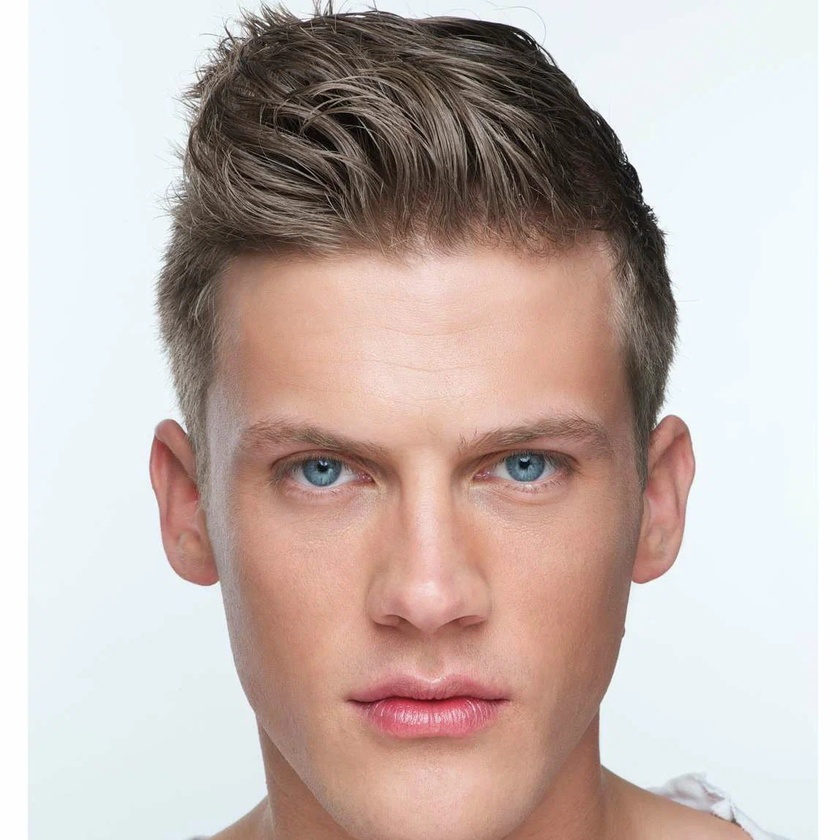
//> input picture 15.04/input.jpg, 840 x 840 px, shrunk from 1148 x 1148 before the run
$ ./main   (built with g++ and OpenCV 4)
//> lines starting //> are read from the running program, lines starting //| are printed output that depends on the picture; after the words box and inside, x2 and y2 are one past the last pixel; in counts of white or black regions, pixels touching at a corner belong together
#include <opencv2/opencv.hpp>
#include <opencv2/imgproc.hpp>
#include <opencv2/highgui.hpp>
#include <opencv2/objdetect.hpp>
#include <iostream>

using namespace cv;
using namespace std;

int main() {
    string input_path = "C:/Users/555/Desktop/vision-lab/15.04/input.jpg";
    cout << "Loading image: " << input_path << endl;
    Mat image = imread(input_path);
//> image is the input picture: 840 rows x 840 cols, CV_8UC3; mean B, G, R 177.5, 182.5, 197.2
    if (image.empty()) {
        cout << "Error: Could not load image" << endl;
        return -1;
    }
    cout << "Image loaded: " << image.cols << "x" << image.rows << endl;
//| Image loaded: 840x840

    CascadeClassifier face_cascade, eye_cascade, smile_cascade;
    string face_cascade_path = "C:/Users/555/Desktop/vision-lab/15.04/haarcascade_frontalface_default.xml";
    string eye_cascade_path = "C:/Users/555/Desktop/vision-lab/15.04/haarcascade_eye.xml";
    string smile_cascade_path = "C:/Users/555/Desktop/vision-lab/15.04/haarcascade_smile.xml";

    if (!face_cascade.load(face_cascade_path)) {
        cout << "Error: Could not load face cascade" << endl;
        return -1;
    }
    if (!eye_cascade.load(eye_cascade_path)) {
        cout << "Error: Could not load eye cascade" << endl;
        return -1;
    }
    if (!smile_cascade.load(smile_cascade_path)) {
        cout << "Error: Could not load smile cascade" << endl;
        return -1;
    }
    cout << "Cascades loaded successfully" << endl;

    // Преобразование в Grayscale
    Mat gray;
    cvtColor(image, gray, COLOR_BGR2GRAY);
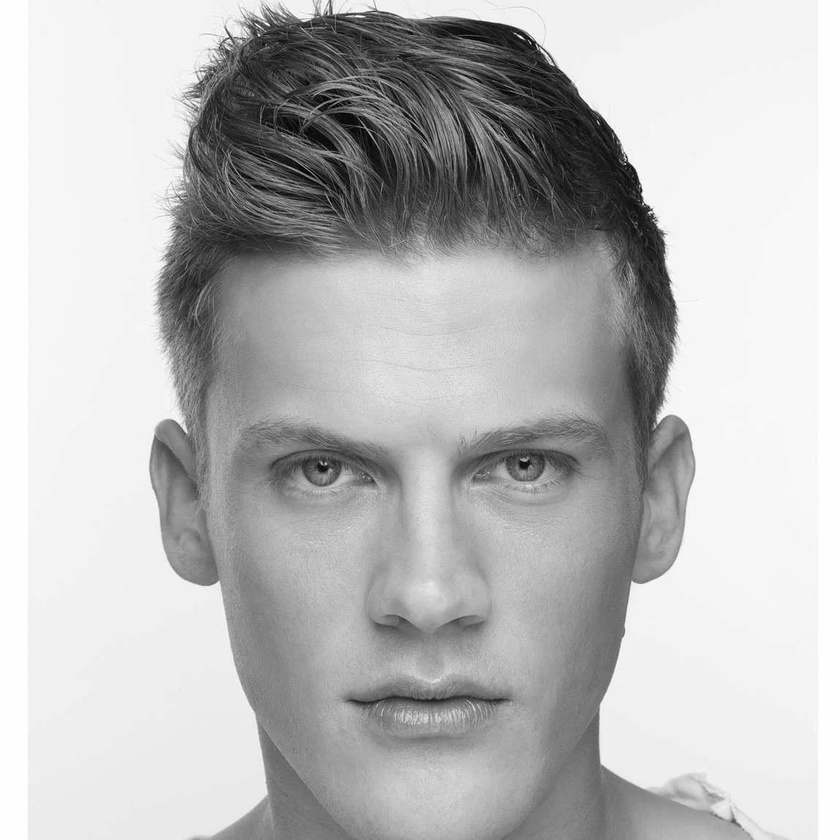
//> gray: 840 rows x 840 cols, CV_8UC1; min 0, max 255, mean 186.4

    // Детекция лиц
    vector<Rect> faces;
    face_cascade.detectMultiScale(gray, faces, 1.3, 5);
//> faces = 1 Rect (x, y, width, height): [178, 281, 502, 502]

    // Обработка каждого лица
    for (const auto& face : faces) {
        // Отрисовка прямоугольника вокруг лица (зелёный)
        rectangle(image, face, Scalar(0, 255, 0), 2);

        // Область лица для глаз и улыбки
        Mat faceROI = gray(face);
        Mat faceROI_color = image(face);

        // Детекция глаз
        vector<Rect> eyes;
        eye_cascade.detectMultiScale(faceROI, eyes, 1.1, 3);
        for (const auto& eye : eyes) {
            // Отрисовка прямоугольника вокруг глаза (синий)
            rectangle(image, Point(face.x + eye.x, face.y + eye.y),
                      Point(face.x + eye.x + eye.width, face.y + eye.y + eye.height),
                      Scalar(255, 0, 0), 2);
        }

        // Детекция улыбки
        vector<Rect> smiles;
        smile_cascade.detectMultiScale(faceROI, smiles, 1.8, 20);
        for (const auto& smile : smiles) {
            // Отрисовка прямоугольника вокруг улыбки (красный)
            rectangle(image, Point(face.x + smile.x, face.y + smile.y),
                      Point(face.x + smile.x + smile.width, face.y + smile.y + smile.height),
                      Scalar(0, 0, 255), 2);
        }
    }
//> this loop made 1 pass
//> pass 1, `Mat faceROI = gray(face);`:
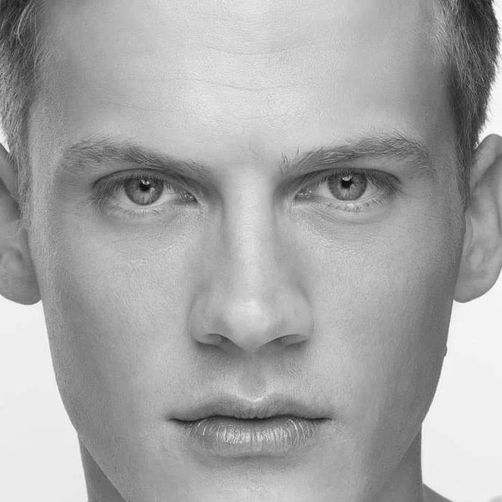
//> faceROI: 502 rows x 502 cols, CV_8UC1; min 5, max 255, mean 166.1
//> pass 1, `Mat faceROI_color = image(face);`:
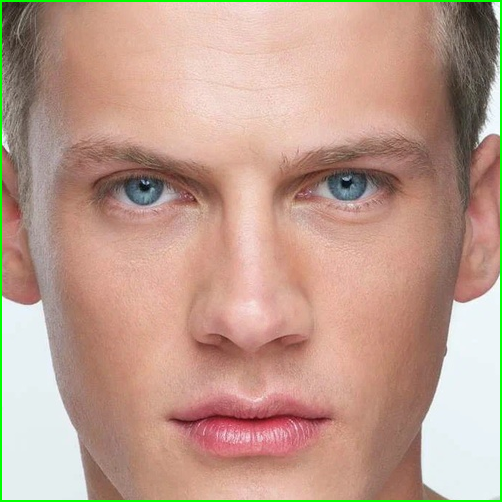
//> faceROI_color: 502 rows x 502 cols, CV_8UC3; mean B, G, R 141.3, 157.4, 190.8
//> after the loop:
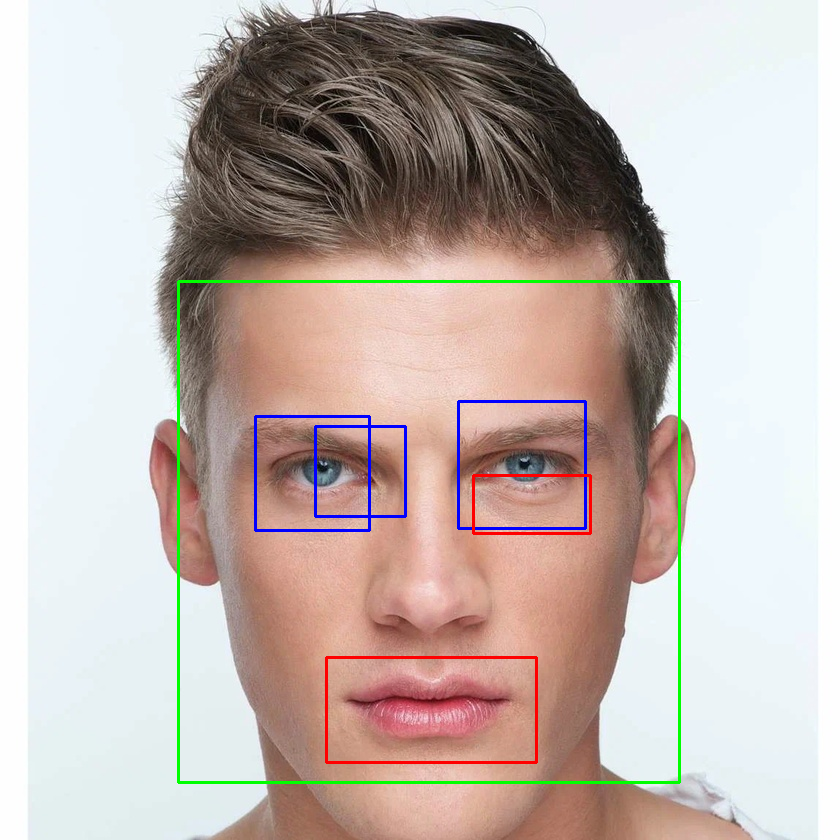
//> image: 840 rows x 840 cols, CV_8UC3; 1.82% of pixels changed, all inside (x1, y1, x2, y2) = (177, 280, 681, 784)

    string output_path = "C:/Users/555/Desktop/vision-lab/15.04/lab15_04_detected.jpg";
    if (imwrite(output_path, image)) {
        cout << "Saved: " << output_path << endl;
    } else {
        cout << "Error: Failed to save " << output_path << endl;
    }

    imshow("Face, Eye, and Smile Detection", image);
    waitKey(0);
    destroyAllWindows();

    return 0;
}
